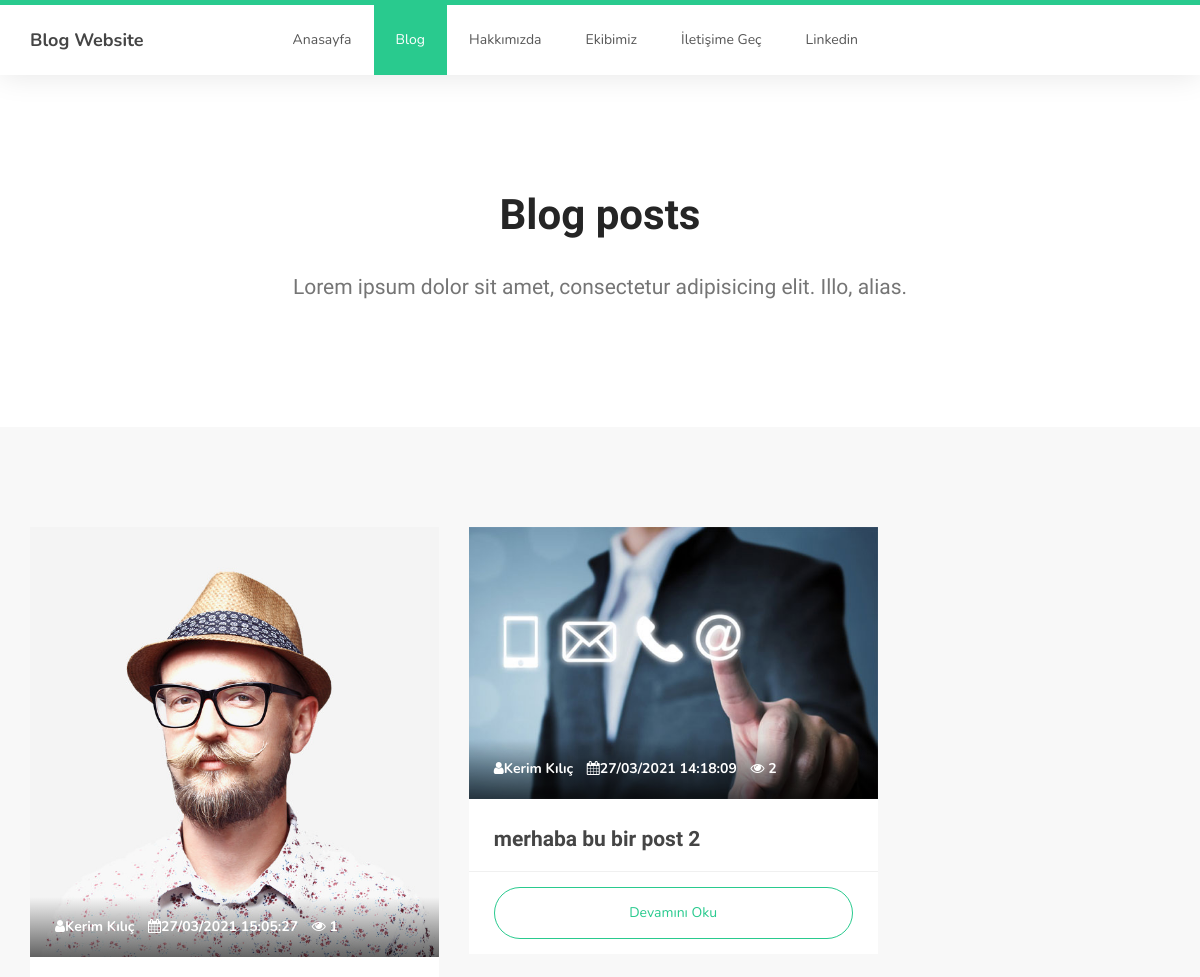
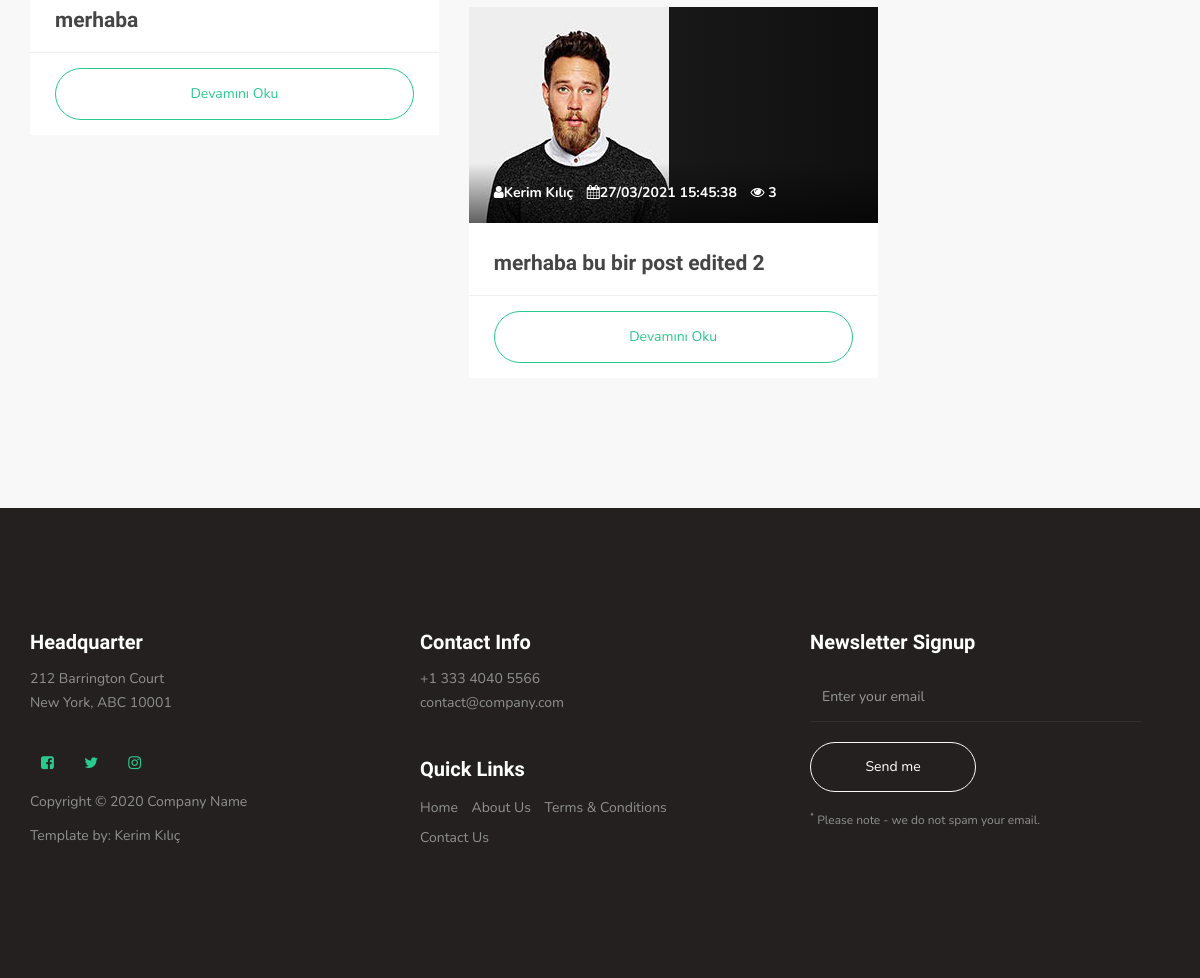
Page /blog-posts.php on the committed database (2 pictures, top to bottom).
### tables this page shows
CREATE TABLE `menu` (
  `id` int(11) NOT NULL,
  `name` varchar(200) NOT NULL,
  `url` varchar(300) NOT NULL
);

CREATE TABLE `pages` (
  `page_id` int(11) NOT NULL,
  `title` varchar(255) NOT NULL,
  `description` text NOT NULL,
  `page` varchar(100) NOT NULL
);

CREATE TABLE `posts` (
  `post_id` int(11) NOT NULL,
  `title` varchar(100) NOT NULL,
  `content` text NOT NULL,
  `image` varchar(500) NOT NULL,
  `user_id` int(10) NOT NULL,
  `preview` int(10) NOT NULL,
  `datetime` datetime NOT NULL
);

CREATE TABLE `users` (
  `id` int(11) NOT NULL,
  `email` varchar(100) NOT NULL,
  `password` varchar(200) NOT NULL,
  `full_name` varchar(100) NOT NULL,
  `role` int(5) NOT NULL
);

### Core/DatabasePagesTable.php (called while the page is built)
<?php
function GetPagesTable($menu_id){
	global $conn;
	$page=mysqli_query($conn,"select * from pages INNER JOIN menu ON pages.page=menu.id WHERE menu.id=$menu_id");
	$page=mysqli_fetch_array($page);
	return $page;
}

### blog-posts.php (the view, shortened to what this page needs)
<?php
include_once 'Controller/index.php';
?>
<?php include_once 'header.php' ?>
     <section>
          <div class="container">
               <div class="text-center">
                     <?php
                                        $page=GetPagesTable(2);
                                   ?>
                    <h1><?= $page['title'] ?></h1>
                    <br>
                    <p class="lead"><?= $page['description'] ?></p>
               </div>
          </div>
     </section>
     <section class="section-background">
          <div class="container">
               <div class="row">
                    <div class="col-lg-9 col-xs-12">
                         <div class="row">
                               <?php
                                   $sql='SELECT * FROM posts INNER JOIN users ON posts.user_id=users.id ORDER BY post_id DESC';
                                   $posts=mysqli_query($conn,$sql);
                                   while ($row=mysqli_fetch_array($posts)) {
                              ?>
                              <div class="col-sm-6">
                                   <div class="courses-thumb courses-thumb-secondary">
                                        <div class="courses-top">
                                             <div class="courses-image">
                                                  <img src="<?= $row['image'] ?>" class="img-responsive" alt="">
                                             </div>
                                             <div class="courses-date">
                                                  <span title="Author"><i class="fa fa-user"></i><?= $row['full_name'] ?></span>
                                                  <?php $date=date_create($row['datetime']); ?>
                                                  <span title="Date"><i class="fa fa-calendar"></i><?= date_format($date,"d/m/Y H:i:s") ?></span>
                                                  <span title="Views"><i class="fa fa-eye"></i> <?= $row['preview'] ?></span>
                                             </div>
                                        </div>
                                        <div class="courses-detail">
                                             <h3><a href="blog-post-details.html"><?= $row['title'] ?></a></h3>
                                        </div>
                                        <div class="courses-info">
                                              <a href="blog-post-details.php?id=<?= $row['post_id'] ?>" class="section-btn btn btn-primary btn-block">Devamını Oku</a>
                                        </div>
                                   </div>
                              </div>
                              <?php
                                   }
                              ?>
                         </div>
                    </div>
               </div>
          </div>
     </section>
<?php include_once 'footer.php' ?>

### header.php (shortened to what this page needs)
<!DOCTYPE html>
<html lang="en">
<head>
     <link rel="stylesheet" href="css/bootstrap.min.css">
     <link rel="stylesheet" href="css/font-awesome.min.css">
     <link rel="stylesheet" href="css/owl.carousel.css">
     <link rel="stylesheet" href="css/owl.theme.default.min.css">
     <link rel="stylesheet" href="css/style.css">
  <link rel="stylesheet" href="plugins/sweetalert2-theme-bootstrap-4/bootstrap-4.min.css">
</head>
<body  id="top" data-spy="scroll" data-target=".navbar-collapse" data-offset="50">
     <section class="navbar custom-navbar navbar-fixed-top" role="navigation">
          <div class="container">
               <div class="navbar-header">
                    <a href="/" class="navbar-brand">Blog Website</a>
               </div>
               <div class="collapse navbar-collapse">
                    <ul class="nav navbar-nav navbar-nav-first">
                         <?php
                              $sql='SELECT * FROM menu';
                              $menu=mysqli_query($conn,$sql);
                              while ($row=mysqli_fetch_array($menu)) {
                         ?>
                              <li class="<?= (strstr($_SERVER['SCRIPT_NAME'],$row['url'])? 'active':'') ?>" ><a href="<?= $row['url'] ?>"><?= $row['name'] ?></a></li>
                         <?php
                              }
                         ?>
                    </ul>
               </div>
          </div>
     </section>

### css/style.css (style rules this page uses)
body { background: #ffffff; font-family: 'Nunito', sans-serif; overflow-x: hidden; padding-top: 70px; }
h1,h2,h3,h4,h5,h6 { font-family: 'Muli', sans-serif; font-weight: bold; line-height: inherit; }
h1 { color: #252525; font-size: 3em; line-height: normal; }
h3 { font-size: 1.5em; }
h3, h3 a { color: #454545; }
p { color: #757575; font-size: 14px; font-weight: normal; line-height: 24px; }
html { -webkit-font-smoothing: antialiased; }
a { color: #252525; -webkit-transition: 0.5s; transition: 0.5s; text-decoration: none !important; }
a, input, button, .form-control { -webkit-transition: 0.5s; transition: 0.5s; }
section { position: relative; padding: 100px 0; }
.section-btn { background: transparent; border-radius: 50px; border: 1px solid #ffffff; color: #ffffff; font-size: inherit; font-weight: normal; padding: 15px 30px; transition: 0.5s; }
.custom-navbar { background: #ffffff; border-top: 5px solid #29ca8e; border-bottom: 0; -webkit-box-shadow: 0 1px 30px rgba(0, 0, 0, 0.1); -moz-box-shadow: 0 1px 30px rgba(0, 0, 0, 0.1); box-shadow: 0 1px 30px rgba(0, 0, 0, 0.1); padding: 12px 0; margin-bottom: 0; padding: 0; }
.custom-navbar .navbar-brand { color: #454545; font-size: 18px; font-weight: bold; line-height: 40px; }
.custom-navbar .navbar-nav.navbar-nav-first { margin-left: 8em; }
.custom-navbar .nav li a { line-height: 40px; color: #575757; padding-right: 22px; padding-left: 22px; }
.custom-navbar .nav li.active > a { background-color: #29ca8e; color: #ffffff; }
.courses-thumb { background: #f9f9f9; position: relative; }
.courses-thumb-secondary { margin-bottom: 30px; }
.courses-top { position: relative; }
.courses-image { background: linear-gradient(to right, #202020, #101010); }
.courses-date { background: linear-gradient(rgba(255, 0, 0, 0), rgba(0, 0, 0, 0.6)); width: 100%; position: absolute; bottom: 0; padding: 20px 25px; }
.courses-date span, .courses-author span { font-size: 14px; font-weight: bold; }
.courses-date span { color: #ffffff; display: inline-block; margin-right: 10px; }
.courses-detail { padding: 25px 25px 15px 25px; }
.courses-detail h3 { margin: 0 0 2px 0; }
.courses-info { border-top: 1px solid #f0f0f0; position: relative; clear: both; padding: 15px 25px; }
.lead { font-family: "Muli"; font-weight: 300; line-height: 1.8; }
.section-btn.btn-primary { border-color: #29ca8e; color: #29ca8e; }
section, .section-background .item, .section-background .courses-thumb, .section-background .team-thumb, main > section:nth-child(even) .item, main > section:nth-child(even) .courses-thumb, main > section:nth-child(even) .team-thumb, main > section { background: #fff; }
section .item, section .courses-thumb, section .team-thumb, .section-background, main > section .item, main > section .courses-thumb, main > section .team-thumb, main > section:nth-child(even) { background: #f8f8f8; }

### rows in the picture
menu: name "Anasayfa"
menu: name "Blog"
menu: name "Hakkımızda"
menu: name "Ekibimiz"
menu: name "İletişime Geç"
menu: name "Linkedin"
pages: title "Blog posts", description "Lorem ipsum dolor sit amet, consectetur adipisicing elit. Illo, alias."
posts: image (picture), user.full_name "Kerim Kılıç", datetime "27/03/2021 15:05:27", preview "1", title "merhaba"
posts: image (picture), user.full_name "Kerim Kılıç", datetime "27/03/2021 14:18:09", preview "2", title "merhaba bu bir post 2"
posts: image (picture), user.full_name "Kerim Kılıç", datetime "27/03/2021 15:45:38", preview "3", title "merhaba bu bir post edited 2"
